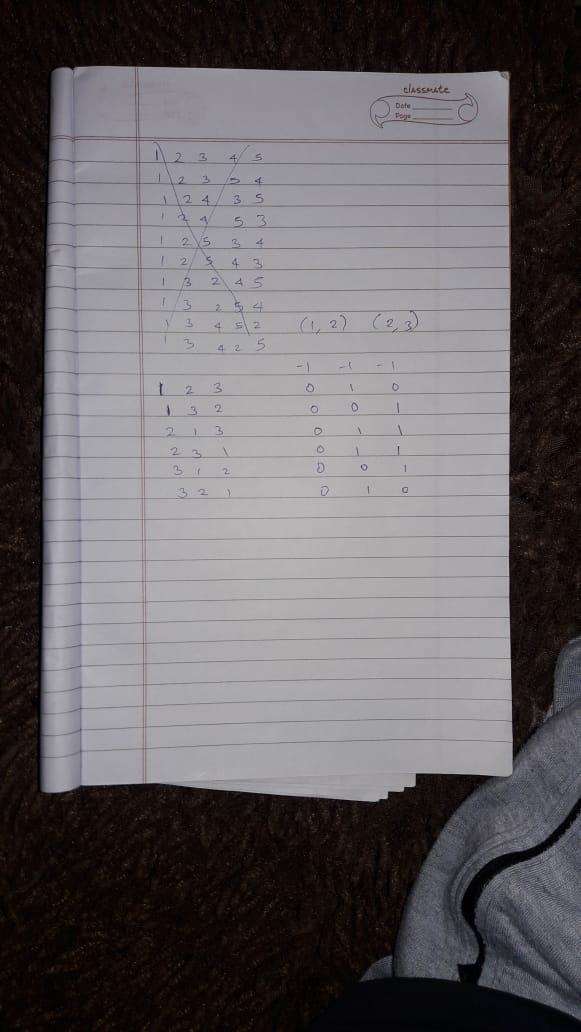
#> input picture Backend/scanner/test_img3.jpeg, 581 x 1032 px, found by its file name
$ python scan.py
#> lines starting #> are read from the running program, lines starting #| are printed output that depends on the picture; after the words box and inside, x2 and y2 are one past the last pixel; in counts of white or black regions, pixels touching at a corner belong together
from skimage.filters import threshold_local
import numpy as np
import argparse
import cv2
import imutils


def order_points(pts):
	# initialzie a list of coordinates that will be ordered
	# such that the first entry in the list is the top-left,
	# the second entry is the top-right, the third is the
	# bottom-right, and the fourth is the bottom-left
	rect = np.zeros((4, 2), dtype = "float32")
	# the top-left point will have the smallest sum, whereas
	# the bottom-right point will have the largest sum
	s = pts.sum(axis = 1)
	rect[0] = pts[np.argmin(s)]
	rect[2] = pts[np.argmax(s)]
	# now, compute the difference between the points, the
	# top-right point will have the smallest difference,
	# whereas the bottom-left will have the largest difference
	diff = np.diff(pts, axis = 1)
	rect[1] = pts[np.argmin(diff)]
	rect[3] = pts[np.argmax(diff)]
	# return the ordered coordinates
	return rect

def four_point_transform(image, pts):
	# obtain a consistent order of the points and unpack them
	# individually
	rect = order_points(pts)
	(tl, tr, br, bl) = rect
	# compute the width of the new image, which will be the
	# maximum distance between bottom-right and bottom-left
	# x-coordiates or the top-right and top-left x-coordinates
	widthA = np.sqrt(((br[0] - bl[0]) ** 2) + ((br[1] - bl[1]) ** 2))
	widthB = np.sqrt(((tr[0] - tl[0]) ** 2) + ((tr[1] - tl[1]) ** 2))
	maxWidth = max(int(widthA), int(widthB))
	# compute the height of the new image, which will be the
	# maximum distance between the top-right and bottom-right
	# y-coordinates or the top-left and bottom-left y-coordinates
	heightA = np.sqrt(((tr[0] - br[0]) ** 2) + ((tr[1] - br[1]) ** 2))
	heightB = np.sqrt(((tl[0] - bl[0]) ** 2) + ((tl[1] - bl[1]) ** 2))
	maxHeight = max(int(heightA), int(heightB))
	# now that we have the dimensions of the new image, construct
	# the set of destination points to obtain a "birds eye view",
	# (i.e. top-down view) of the image, again specifying points
	# in the top-left, top-right, bottom-right, and bottom-left
	# order
	dst = np.array([
		[0, 0],
		[maxWidth - 1, 0],
		[maxWidth - 1, maxHeight - 1],
		[0, maxHeight - 1]], dtype = "float32")
	# compute the perspective transform matrix and then apply it
	M = cv2.getPerspectiveTransform(rect, dst)
	warped = cv2.warpPerspective(image, M, (maxWidth, maxHeight))
	# return the warped image
	return warped

def prepreocess_image(image):
    # load the image and compute the ratio of the old height
    # to the new height, clone it, and resize it
    print(image)
    image = cv2.imread(image)
#> image is the input picture: shape (1032, 581, 3); mean B, G, R 99.8, 96.9, 101.1
    ratio = image.shape[0] / 500.0
#> ratio = 2.06
    orig = image.copy()
    image = imutils.resize(image, height = 500)
#> image: shape (500, 281, 3)
    # convert the image to grayscale, blur it, and find edges
    # in the image
    gray = cv2.cvtColor(image, cv2.COLOR_BGR2GRAY)
    gray = cv2.GaussianBlur(gray, (5, 5), 0)
    edged = cv2.Canny(gray, 75, 200)
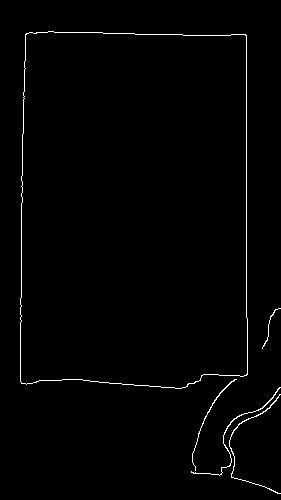
#> edged: shape (500, 281); 1.2% white in thin lines or dots, all inside (x1, y1, x2, y2) = (20, 31, 281, 494)
    # show the original image and the edge detected image
    print("STEP 1: Edge Detection")
    cv2.imshow("Image", image)
    cv2.imshow("Edged", edged)

    return [orig,ratio,edged]

def get_points(image):

    orig,_,edged = prepreocess_image(image)

    # find the contours in the edged image, keeping only the
    # largest ones, and initialize the screen contour
    cnts = cv2.findContours(edged.copy(), cv2.RETR_LIST, cv2.CHAIN_APPROX_SIMPLE)
#> cnts = 6 contours, 1 with area under 20; largest, box (x1, y1, x2, y2) and area: (20, 31, 248, 389) 78046, (20, 31, 248, 389) 78034, (191, 387, 281, 476) 44, (229, 394, 281, 494) 41, (192, 379, 237, 471) 30
    cnts = imutils.grab_contours(cnts)
    cnts = sorted(cnts, key = cv2.contourArea, reverse = True)[:5]
#> cnts = 5 contours; box (x1, y1, x2, y2) and area: (20, 31, 248, 389) 78046, (20, 31, 248, 389) 78034, (191, 387, 281, 476) 44, (229, 394, 281, 494) 41, (192, 379, 237, 471) 30
    # loop over the contours
    screenCnt = 0
    for c in cnts:
        # approximate the contour
        peri = cv2.arcLength(c, True)
        approx = cv2.approxPolyDP(c, 0.02 * peri, True)
        # if our approximated contour has four points, then we
        # can assume that we have found our screen
        if len(approx) == 4:
            print("Hi")
            screenCnt = approx
            break
#> this loop made 1 pass
#> (peri, screenCnt) on pass 1: (1165.9, [[26, 33], [21, 383], [246, 375], [246, 35]])
#| Hi
    if screenCnt is 0:
        return None
    # show the contour (outline) of the piece of paper
    print("STEP 2: Find contours of paper")
    print(screenCnt)
#| [[[ 26  33]]
#|  [[ 21 383]]
#|  [[246 375]]
#|  [[246  35]]]
    cv2.drawContours(orig, [screenCnt], -1, (0, 255, 0), 2)
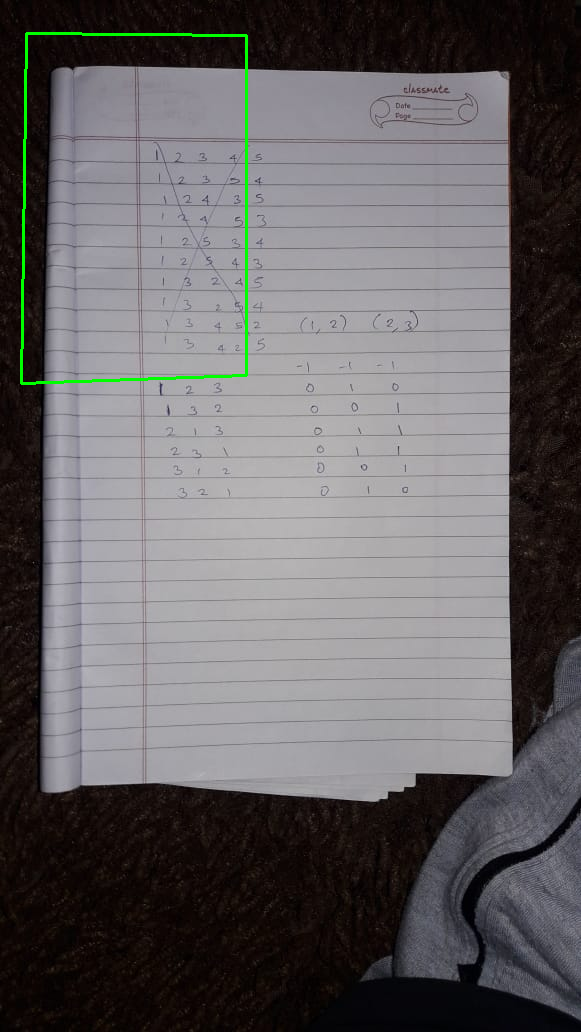
#> orig: shape (1032, 581, 3); 0.57% of pixels changed, all inside (x1, y1, x2, y2) = (20, 32, 248, 385)
    cv2.imshow("Outline", orig)
    start_scanning(image,screenCnt)
    return screenCnt


def start_scanning(image,screenCnt):
    orig,ratio,_ = prepreocess_image(image)
#> ratio = 2.06
    warped = four_point_transform(orig, screenCnt.reshape(4, 2) * ratio)
#> in order_points, `s = pts.sum(axis = 1)`: s = [121.8, 833.9, 1281.7, 580]
#> in order_points, `diff = np.diff(pts, axis = 1)`: diff = [14.45, 747.2, 266.3, -435.5]
#> in four_point_transform, `rect = order_points(pts)`: rect = [[53.66, 68.11], [507.7, 72.24], [507.7, 774], [43.34, 790.5]]
#> in four_point_transform, `(tl, tr, br, bl) = rect`: tl = [53.66, 68.11]; tr = [507.7, 72.24]; br = [507.7, 774]; bl = [43.34, 790.5]
#> in four_point_transform, `widthA = np.sqrt(((br[0] - bl[0]) ** 2) + ((br[1] - bl[1]) ** 2))`: widthA = 464.7
#> in four_point_transform, `widthB = np.sqrt(((tr[0] - tl[0]) ** 2) + ((tr[1] - tl[1]) ** 2))`: widthB = 454.1
#> in four_point_transform, `maxWidth = max(int(widthA), int(widthB))`: maxWidth = 464
#> in four_point_transform, `heightA = np.sqrt(((tr[0] - br[0]) ** 2) + ((tr[1] - br[1]) ** 2))`: heightA = 701.8
#> in four_point_transform, `heightB = np.sqrt(((tl[0] - bl[0]) ** 2) + ((tl[1] - bl[1]) ** 2))`: heightB = 722.5
#> in four_point_transform, `maxHeight = max(int(heightA), int(heightB))`: maxHeight = 722
#> in four_point_transform, `dst = np.array([ [0, 0], [maxWidth - 1, 0], [maxWidth - 1, maxHeight -..`: dst = [[0, 0], [463, 0], [463, 721], [0, 721]]
#> in four_point_transform, `M = cv2.getPerspectiveTransform(rect, dst)`: M = [[0.99, 0.0141, -54.07], [-0.00927, 1.02, -68.93], [-6.2e-05, 3.05e-05, 1]]
#> in four_point_transform, `warped = cv2.warpPerspective(image, M, (maxWidth, maxHeight))`:
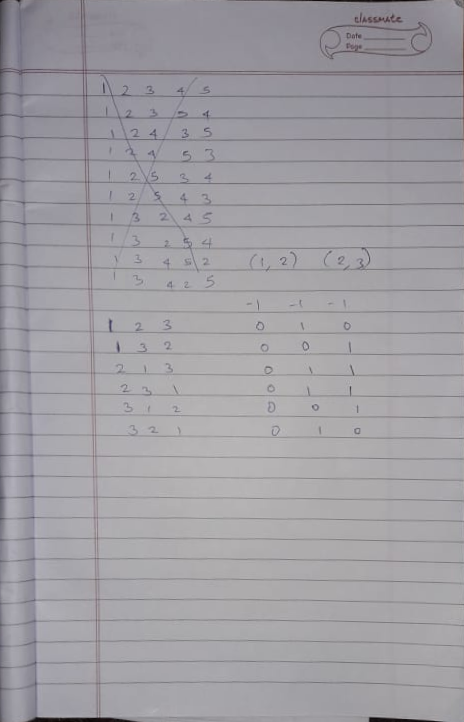
#> warped: shape (722, 464, 3); mean B, G, R 163.3, 158.2, 160.2
    # convert the warped image to grayscale, then threshold it
    # to give it that 'black and white' paper effect
    warped = cv2.cvtColor(warped, cv2.COLOR_BGR2GRAY)
#> warped: shape (722, 464)
    T = threshold_local(warped, 11, offset = 10, method = "gaussian")
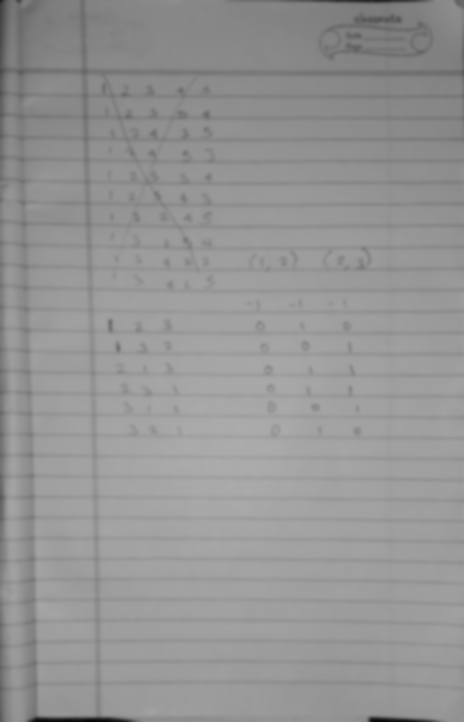
#> T: shape (722, 464) float64; min 4.73, max 172.2, mean 149.4
    warped = (warped > T).astype("uint8") * 255
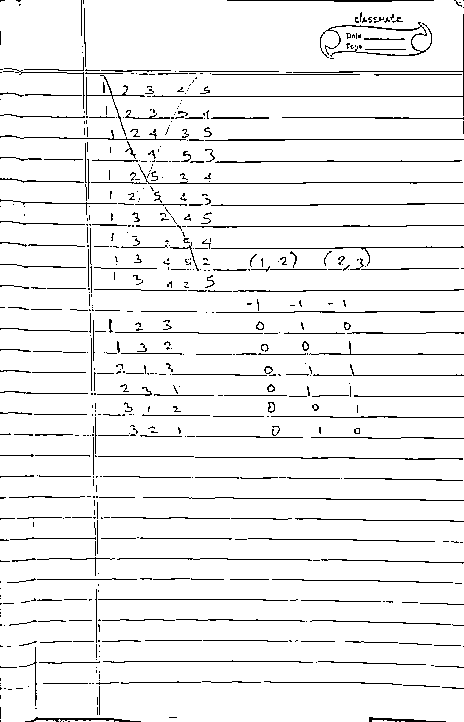
#> warped: shape (722, 464); 94% white; black in thin lines or dots
    # show the original and scanned images
    print("STEP 3: Apply perspective transform")
    cv2.imshow("Original", imutils.resize(orig, height = 650))
    cv2.imshow("Scanned", imutils.resize(warped, height = 650))
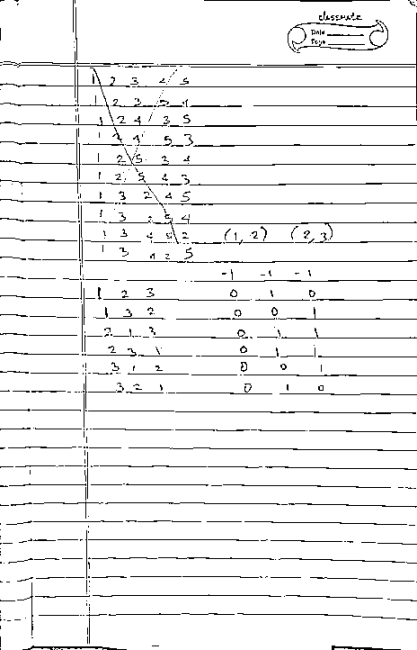
#> window 'Scanned': shape (650, 417); min 0, max 255, mean 239.8
    cv2.waitKey(0)

get_points("/home/nirav/Desktop/Workspace/WebApps/ScanIt/Backend/scanner/test_img3.jpeg")

$ run again, with Backend/scanner/test_img2.jpeg copied over Backend/scanner/test_img3.jpeg
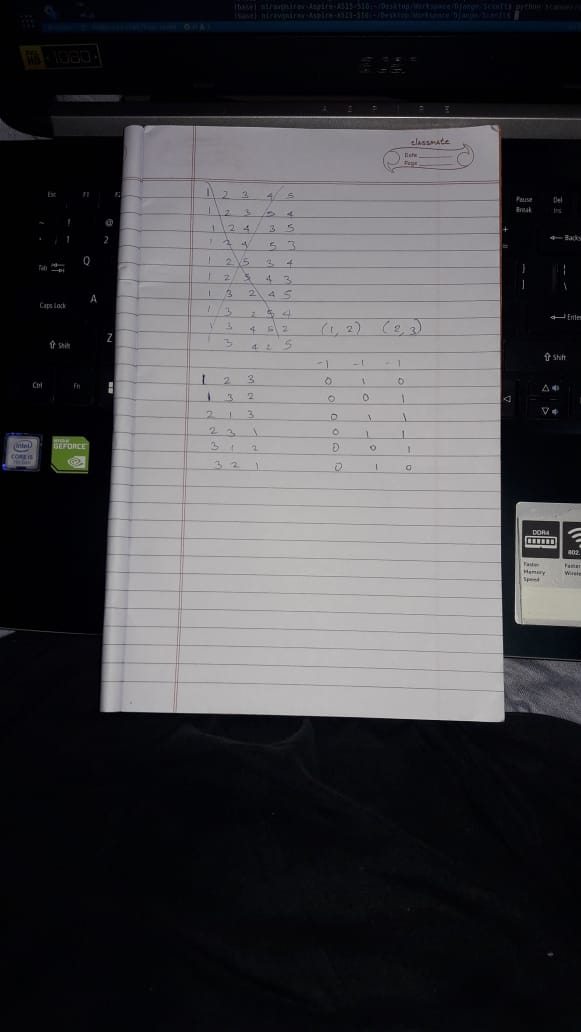
#> input picture Backend/scanner/test_img2.jpeg, 581 x 1032 px, found by its file name
#> in prepreocess_image, image is the input picture: shape (1032, 581, 3); mean B, G, R 71.8, 68.7, 69.3
#> image: shape (500, 281, 3)
#> in prepreocess_image, `edged = cv2.Canny(gray, 75, 200)`:
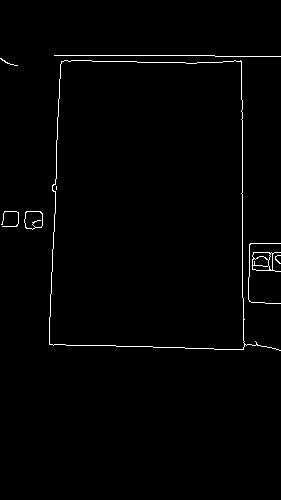
#> edged: shape (500, 281); 1.2% white in thin lines or dots, all inside (x1, y1, x2, y2) = (0, 55, 281, 351)
#> in get_points, `cnts = cv2.findContours(edged.copy(), cv2.RETR_LIST, cv2.CHAIN_APPROX_..`: cnts = 15 contours, 6 with area under 20; largest, box (x1, y1, x2, y2) and area: (49, 60, 281, 351) 53550, (49, 60, 245, 350) 53540, (252, 252, 281, 272) 352, (24, 211, 43, 230) 282, (24, 211, 43, 230) 274
#> in get_points, `cnts = sorted(cnts, key = cv2.contourArea, reverse = True)[:5]`: cnts = 5 contours; box (x1, y1, x2, y2) and area: (49, 60, 281, 351) 53550, (49, 60, 245, 350) 53540, (252, 252, 281, 272) 352, (24, 211, 43, 230) 282, (24, 211, 43, 230) 274
#> the loop in get_points, `for c in cnts:` made 2 passes
#> (peri, screenCnt) on pass 2: (963.3, [[62, 61], [241, 62], [242, 349], [49, 343]])
#> (printed output is left out)
#| [[[ 62  61]]
#|  [[241  62]]
#|  [[242 349]]
#|  [[ 49 343]]]
#> orig: shape (1032, 581, 3); 0.47% of pixels changed, all inside (x1, y1, x2, y2) = (48, 60, 244, 351)
#> in start_scanning, `orig,ratio,_ = prepreocess_image(image)`: ratio = 2.06
#> s = [253.9, 625.4, 1219.8, 809.1]
#> diff = [-2.06, -369.5, 220.8, 606.8]
#> rect = [[128, 125.9], [497.4, 128], [499.5, 720.3], [101.1, 708]]
#> tl = [128, 125.9]; tr = [497.4, 128]; br = [499.5, 720.3]; bl = [101.1, 708]
#> widthA = 398.5
#> widthB = 369.5
#> maxWidth = 398
#> heightA = 592.4
#> heightB = 582.7
#> maxHeight = 592
#> dst = [[0, 0], [397, 0], [397, 591], [0, 591]]
#> M = [[1.12, 0.0515, -149.4], [-0.00626, 1.12, -140.2], [4.4e-05, 0.000139, 1]]
#> in start_scanning, `cv2.imshow("Scanned", imutils.resize(warped, height = 650))`:
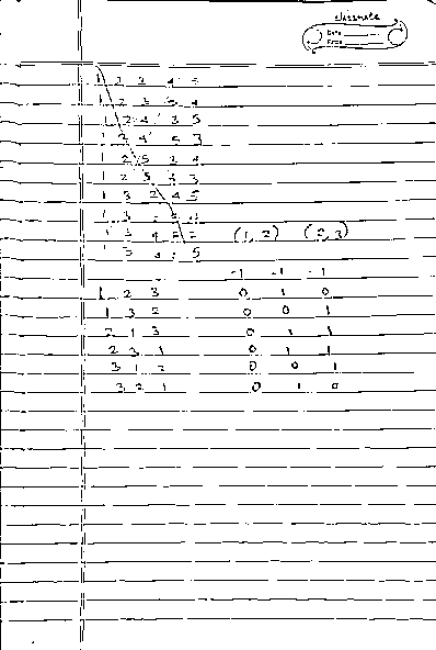
#> window 'Scanned': shape (650, 436); min 0, max 255, mean 238.8

$ run again, with Backend/scanner/test_img4.jpeg copied over Backend/scanner/test_img3.jpeg
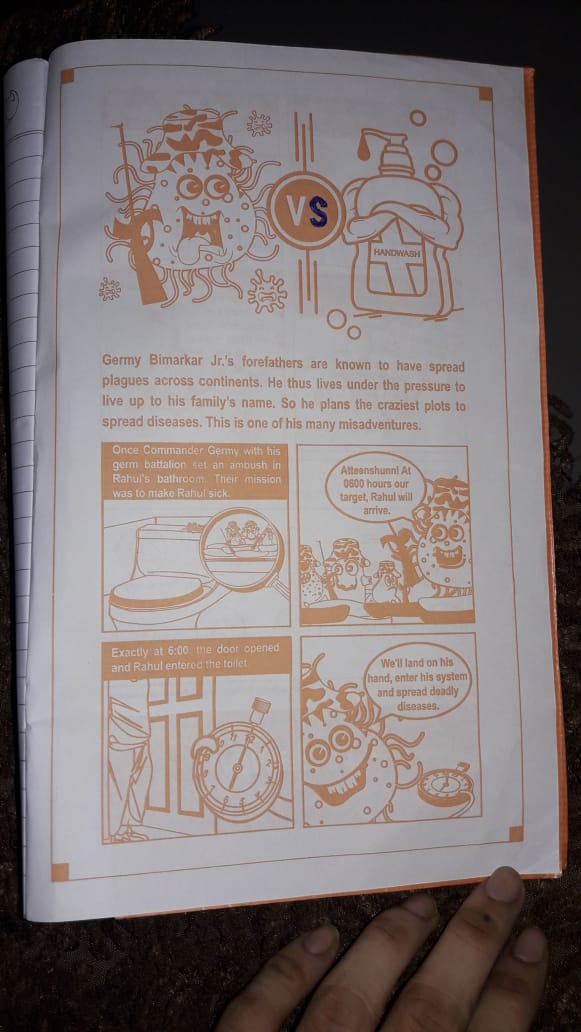
#> input picture Backend/scanner/test_img4.jpeg, 581 x 1032 px, found by its file name
#> in prepreocess_image, image is the input picture: shape (1032, 581, 3); mean B, G, R 117.5, 118.1, 127.8
#> image: shape (500, 281, 3)
#> in prepreocess_image, `gray = cv2.cvtColor(image, cv2.COLOR_BGR2GRAY)`:
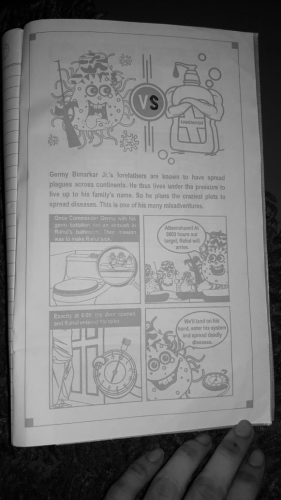
#> gray: shape (500, 281); min 0, max 196, mean 121
#> in prepreocess_image, `edged = cv2.Canny(gray, 75, 200)`:
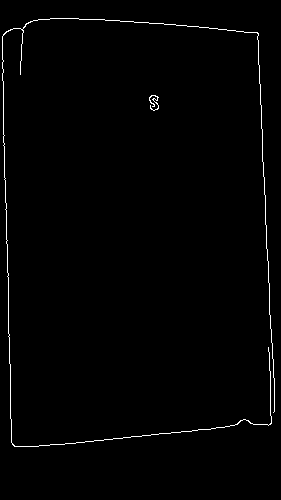
#> edged: shape (500, 281); 1.1% white in thin lines or dots, all inside (x1, y1, x2, y2) = (2, 18, 275, 447)
#> cnts = 2 contours, 1 with area under 20; largest, box (x1, y1, x2, y2) and area: (2, 18, 275, 447) 25
#> the loop in get_points, `for c in cnts:` made 2 passes
#> peri on passes 1 to 2: 2950.4, 111.1

$ run again, with Backend/scanner/test_img.jpeg copied over Backend/scanner/test_img3.jpeg
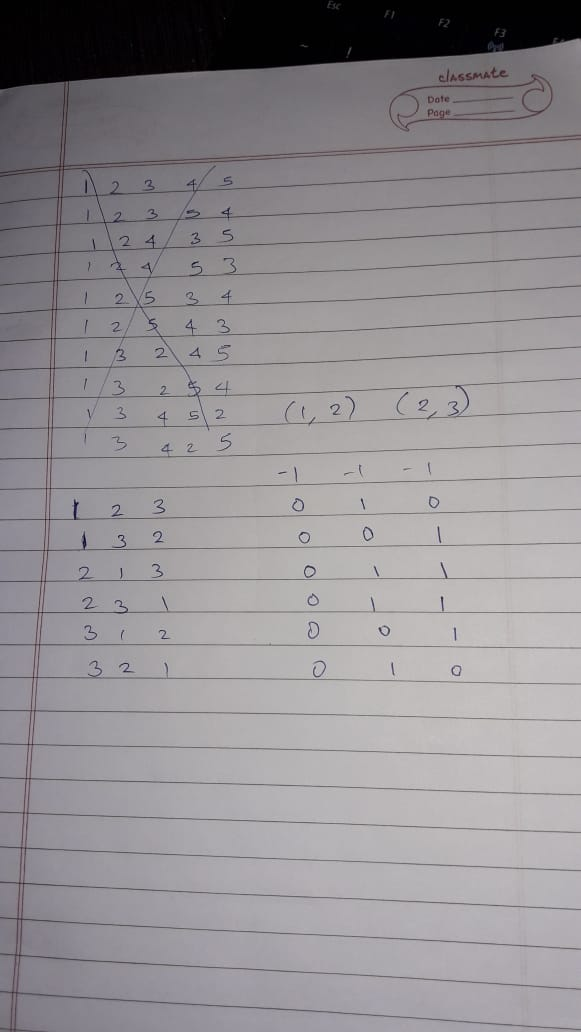
#> input picture Backend/scanner/test_img.jpeg, 581 x 1032 px, found by its file name
#> in prepreocess_image, image is the input picture: shape (1032, 581, 3); mean B, G, R 146.6, 143.2, 146.8
#> image: shape (500, 281, 3)
#> in prepreocess_image, `edged = cv2.Canny(gray, 75, 200)`:
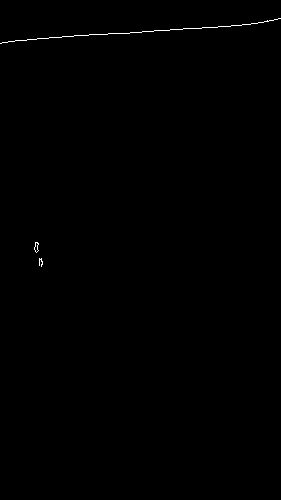
#> edged: shape (500, 281); 0.23% white in thin lines or dots, all inside (x1, y1, x2, y2) = (0, 18, 281, 267)
#> cnts = 4 contours, 2 with area under 20; largest, box (x1, y1, x2, y2) and area: (34, 242, 39, 253) 25, (34, 242, 39, 253) 23
#> the loop in get_points, `for c in cnts:` made 4 passes
#> peri on passes 1 to 3: 25.31, 24.14, 33.31
